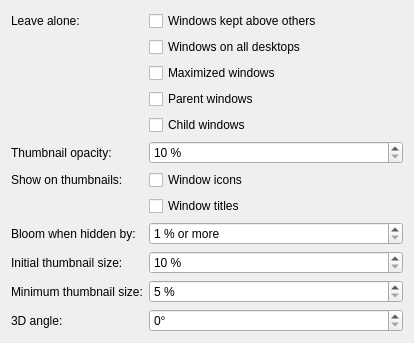
<?xml version="1.0" encoding="UTF-8"?>
<ui version="4.0">
    <class>ThumbnailBloomEffectConfig</class>
    <widget class="QWidget" name="ThumbnailBloomEffectConfig">
        <property name="geometry">
            <rect>
                <x>0</x>
                <y>0</y>
                <width>414</width>
                <height>334</height>
            </rect>
        </property>
        <layout class="QFormLayout" name="formLayout">
            <item row="0" column="0">
                <widget class="QLabel" name="skipLabel">
                    <property name="text">
                        <string>Leave alone:</string>
                    </property>
                </widget>
            </item>
            <item row="0" column="1">
                <widget class="QCheckBox" name="kcfg_SkipKeepAbove">
                    <property name="text">
                        <string>Windows kept above others</string>
                    </property>
                </widget>
            </item>
            <item row="1" column="1">
                <widget class="QCheckBox" name="kcfg_SkipOnAllDesktops">
                    <property name="text">
                        <string>Windows on all desktops</string>
                    </property>
                </widget>
            </item>
            <item row="2" column="1">
                <widget class="QCheckBox" name="kcfg_SkipMaximized">
                    <property name="text">
                        <string>Maximized windows</string>
                    </property>
                </widget>
            </item>
            <item row="3" column="1">
                <widget class="QCheckBox" name="kcfg_SkipParents">
                    <property name="text">
                        <string>Parent windows</string>
                    </property>
                </widget>
            </item>
            <item row="4" column="1">
                <widget class="QCheckBox" name="kcfg_SkipChildren">
                    <property name="text">
                        <string>Child windows</string>
                    </property>
                </widget>
            </item>
            <item row="5" column="0">
                <widget class="QLabel" name="opacityLabel">
                    <property name="text">
                        <string>Thumbnail opacity:</string>
                    </property>
                </widget>
            </item>
            <item row="5" column="1">
                <widget class="QSpinBox" name="kcfg_Opacity">
                    <property name="suffix">
                        <string> %</string>
                    </property>
                    <property name="minimum">
                        <number>10</number>
                    </property>
                    <property name="maximum">
                        <number>100</number>
                    </property>
                </widget>
            </item>
            <item row="6" column="0">
                <widget class="QLabel" name="showLabel">
                    <property name="text">
                        <string>Show on thumbnails:</string>
                    </property>
                </widget>
            </item>
            <item row="6" column="1">
                <widget class="QCheckBox" name="kcfg_ShowIcons">
                    <property name="text">
                        <string>Window icons</string>
                    </property>
                </widget>
            </item>
            <item row="8" column="0">
                <widget class="QLabel" name="minimumOcclusionLabel">
                    <property name="text">
                        <string>Bloom when hidden by:</string>
                    </property>
                </widget>
            </item>
            <item row="8" column="1">
                <widget class="QSpinBox" name="kcfg_MinimumOcclusion">
                    <property name="suffix">
                        <string> % or more</string>
                    </property>
                    <property name="minimum">
                        <number>1</number>
                    </property>
                    <property name="maximum">
                        <number>100</number>
                    </property>
                </widget>
            </item>
            <item row="9" column="0">
                <widget class="QLabel" name="initialSizeLabel">
                    <property name="text">
                        <string>Initial thumbnail size:</string>
                    </property>
                </widget>
            </item>
            <item row="9" column="1">
                <widget class="QSpinBox" name="kcfg_InitialSize">
                    <property name="suffix">
                        <string> %</string>
                    </property>
                    <property name="minimum">
                        <number>10</number>
                    </property>
                    <property name="maximum">
                        <number>100</number>
                    </property>
                </widget>
            </item>
            <item row="10" column="0">
                <widget class="QLabel" name="minimumSizeLabel">
                    <property name="text">
                        <string>Minimum thumbnail size:</string>
                    </property>
                </widget>
            </item>
            <item row="10" column="1">
                <widget class="QSpinBox" name="kcfg_MinimumSize">
                    <property name="suffix">
                        <string> %</string>
                    </property>
                    <property name="minimum">
                        <number>5</number>
                    </property>
                    <property name="maximum">
                        <number>100</number>
                    </property>
                </widget>
            </item>
            <item row="11" column="0">
                <widget class="QLabel" name="bendAngleLabel">
                    <property name="text">
                        <string>3D angle:</string>
                    </property>
                </widget>
            </item>
            <item row="11" column="1">
                <widget class="QSpinBox" name="kcfg_BendAngle">
                    <property name="suffix">
                        <string>°</string>
                    </property>
                    <property name="minimum">
                        <number>0</number>
                    </property>
                    <property name="maximum">
                        <number>60</number>
                    </property>
                </widget>
            </item>
            <item row="7" column="1">
                <widget class="QCheckBox" name="kcfg_ShowTitles">
                    <property name="text">
                        <string>Window titles</string>
                    </property>
                </widget>
            </item>
        </layout>
    </widget>
    <resources/>
    <connections/>
</ui>
